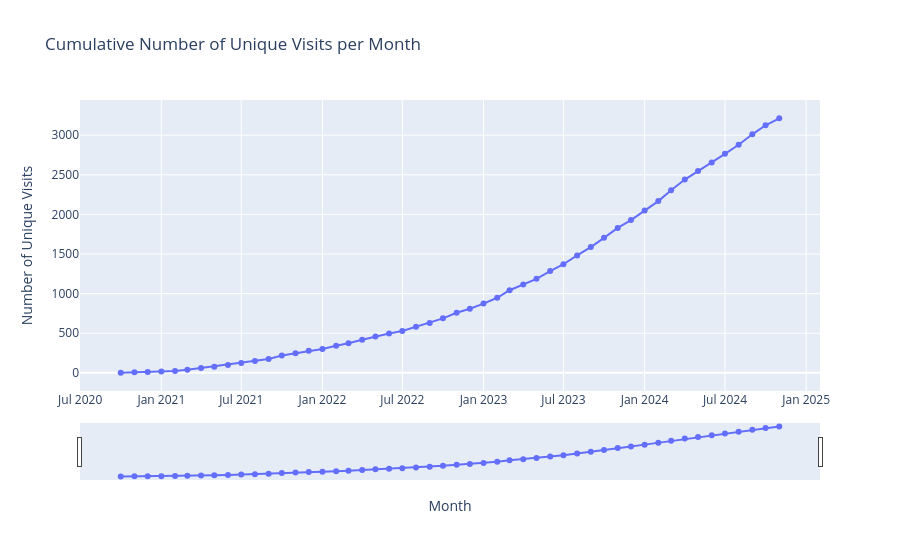

Notebook cell for this chart:
### Markdown cell above
### Cumulative number of visits through years

### Code cell
import plotly.express as px
import pandas as pd

# Ensure Study Date is datetime
df["Study Date"] = pd.to_datetime(df["Study Date"], errors="coerce")

# Keep only unique patient-event pairs
unique_visits = df.drop_duplicates(subset=["PATNO", "EVENT_ID"])
unique_visits = unique_visits[unique_visits["Study Date"] >= "2010-01-01"]

# Extract Year-Month
unique_visits["YearMonth"] = unique_visits["Study Date"].dt.to_period("M")

# Count visits per month
visits_per_month = unique_visits.groupby("YearMonth").size()
visits_per_month = visits_per_month.cumsum().reset_index()
visits_per_month.columns = ["YearMonth", "CumulativeVisits"]

# Convert YearMonth to timestamp for Plotly
visits_per_month["YearMonth"] = visits_per_month["YearMonth"].dt.to_timestamp()

# Plot interactive line chart
fig = px.line(
    visits_per_month,
    x="YearMonth",
    y="CumulativeVisits",
    title="Cumulative Number of Unique Visits per Month",
    markers=True,
)

fig.update_layout(
    xaxis_title="Month",
    yaxis_title="Number of Unique Visits",
    xaxis=dict(rangeslider=dict(visible=True)),  # adds a zoomable range slider
    hovermode="x unified",
)

fig.show()

### Figure 1 — Plotly figure (JSON) as saved in the notebook; plotly's stock layout.template omitted (floating-point values rounded to 4 significant figures)
{"data": [{"hovertemplate": "YearMonth=%{x}<br>CumulativeVisits=%{y}<extra></extra>", "legendgroup": "", "line": {"color": "#636efa", "dash": "solid"}, "marker": {"symbol": "circle"}, "mode": "lines+markers", "name": "", "orientation": "v", "showlegend": false, "type": "scatter", "x": ["2020-10-01T00:00:00.000000", "2020-11-01T00:00:00.000000", "2020-12-01T00:00:00.000000", "2021-01-01T00:00:00.000000", "2021-02-01T00:00:00.000000", "2021-03-01T00:00:00.000000", "2021-04-01T00:00:00.000000", "2021-05-01T00:00:00.000000", "2021-06-01T00:00:00.000000", "2021-07-01T00:00:00.000000", "2021-08-01T00:00:00.000000", "2021-09-01T00:00:00.000000", "2021-10-01T00:00:00.000000", "2021-11-01T00:00:00.000000", "2021-12-01T00:00:00.000000", "2022-01-01T00:00:00.000000", "2022-02-01T00:00:00.000000", "2022-03-01T00:00:00.000000", "2022-04-01T00:00:00.000000", "2022-05-01T00:00:00.000000", "2022-06-01T00:00:00.000000", "2022-07-01T00:00:00.000000", "2022-08-01T00:00:00.000000", "2022-09-01T00:00:00.000000", "2022-10-01T00:00:00.000000", "2022-11-01T00:00:00.000000", "2022-12-01T00:00:00.000000", "2023-01-01T00:00:00.000000", "2023-02-01T00:00:00.000000", "2023-03-01T00:00:00.000000", "2023-04-01T00:00:00.000000", "2023-05-01T00:00:00.000000", "2023-06-01T00:00:00.000000", "2023-07-01T00:00:00.000000", "2023-08-01T00:00:00.000000", "2023-09-01T00:00:00.000000", "2023-10-01T00:00:00.000000", "2023-11-01T00:00:00.000000", "2023-12-01T00:00:00.000000", "2024-01-01T00:00:00.000000", "2024-02-01T00:00:00.000000", "2024-03-01T00:00:00.000000", "2024-04-01T00:00:00.000000", "2024-05-01T00:00:00.000000", "2024-06-01T00:00:00.000000", "2024-07-01T00:00:00.000000", "2024-08-01T00:00:00.000000", "2024-09-01T00:00:00.000000", "2024-10-01T00:00:00.000000", "2024-11-01T00:00:00.000000"], "xaxis": "x", "y": [2, 7, 12, 16, 23, 38, 62, 77, 100, 125, 149, 176, 219, 247, 280, 301, 342, 373, 417, 459, 497, 529, 583, 630, 688, 759, 809, 874, 948, 1043, 1116, 1187, 1285, 1371, 1482, 1587, 1704, 1829, 1928, 2050, 2168, 2304, 2440, 2547, 2655, 2765, 2879, 3011, 3125, 3213], "yaxis": "y"}], "layout": {"hovermode": "x unified", "legend": {"tracegroupgap": 0}, "title": {"text": "Cumulative Number of Unique Visits per Month"}, "xaxis": {"anchor": "y", "domain": [0, 1], "rangeslider": {"visible": true}, "title": {"text": "Month"}}, "yaxis": {"anchor": "x", "domain": [0, 1], "title": {"text": "Number of Unique Visits"}}}}
